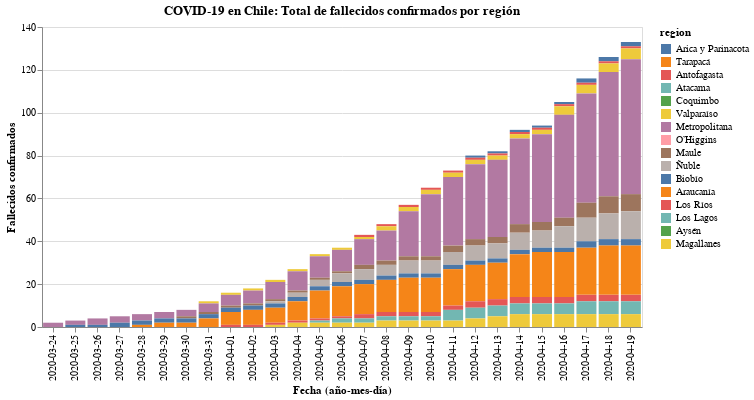

Here is the notebook cell this chart was saved with:
### Code cell
#hide_input
bars = alt.Chart(new_data).mark_bar().encode(
    x=alt.X('date:O', axis=alt.Axis(title='Fecha (año-mes-día)')),
    y=alt.Y('fallecidos', axis=alt.Axis(title='Fallecidos confirmados')),
    color=alt.Color('region:N', sort=regiones),
    order=alt.Order(
    # Sort the segments of the bars by this field
    'codigo region',
    sort='descending'
    )
    ).properties(
    title='COVID-19 en Chile: Total de fallecidos confirmados por región'
)
    
# text = bars.mark_text(
#     align='left',
#     baseline='middle',
#     dx=3  # Nudges text to right so it doesn't appear on top of the bar
# ).encode(
#     text='sum(pacientes):Q'
# )

bars.configure_title(
    fontSize=20,
    font='Courier',
    anchor='start',
    color='gray'
)

bars.properties(width=600, height=300)
# (bars + text).properties(width=600, height=300)

### Figure 1 — Vega-Lite specification as saved in the notebook (floating-point values rounded to 4 significant figures; data arrays with more than 128 entries replaced by an {"elided": "..."} marker saying what was removed)
{"config": {"view": {"continuousWidth": 400, "continuousHeight": 300}}, "data": {"name": "data-3821ad8bf983aaf079b014c40d2a5e57"}, "mark": "bar", "encoding": {"color": {"type": "nominal", "field": "region", "sort": ["Arica y Parinacota", "Tarapacá", "Antofagasta", "Atacama", "Coquimbo", "Valparaíso", "Metropolitana", "O’Higgins", "Maule", "Ñuble", "Biobío", "Araucanía", "Los Ríos", "Los Lagos", "Aysén", "Magallanes"]}, "order": {"type": "quantitative", "field": "codigo region", "sort": "descending"}, "x": {"type": "ordinal", "axis": {"title": "Fecha (año-mes-día)"}, "field": "date"}, "y": {"type": "quantitative", "axis": {"title": "Fallecidos confirmados"}, "field": "fallecidos"}}, "height": 300, "title": "COVID-19 en Chile: Total de fallecidos confirmados por región", "width": 600, "$schema": "https://vega.github.io/schema/vega-lite/v4.8.1.json", "datasets": {"data-3821ad8bf983aaf079b014c40d2a5e57": {"elided": "432 records"}}}
